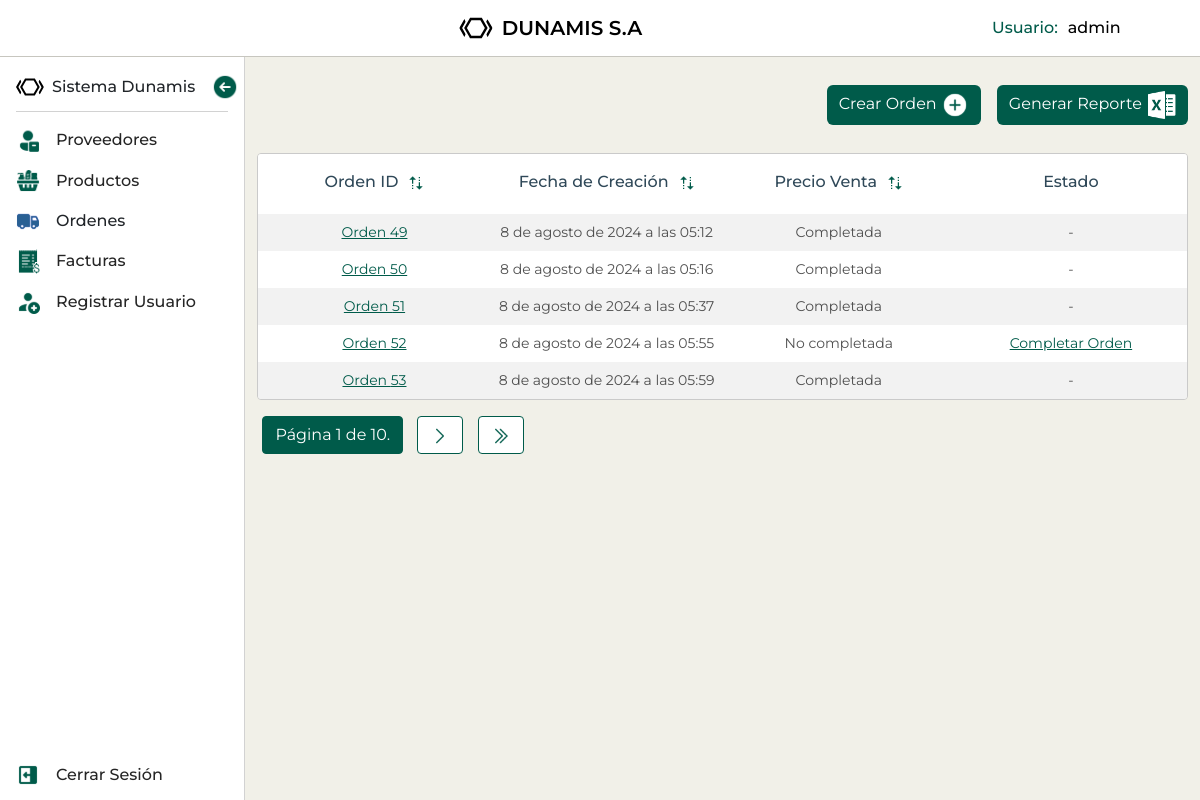
Before: /ordenes/lista/ (signed in) with the older database file.
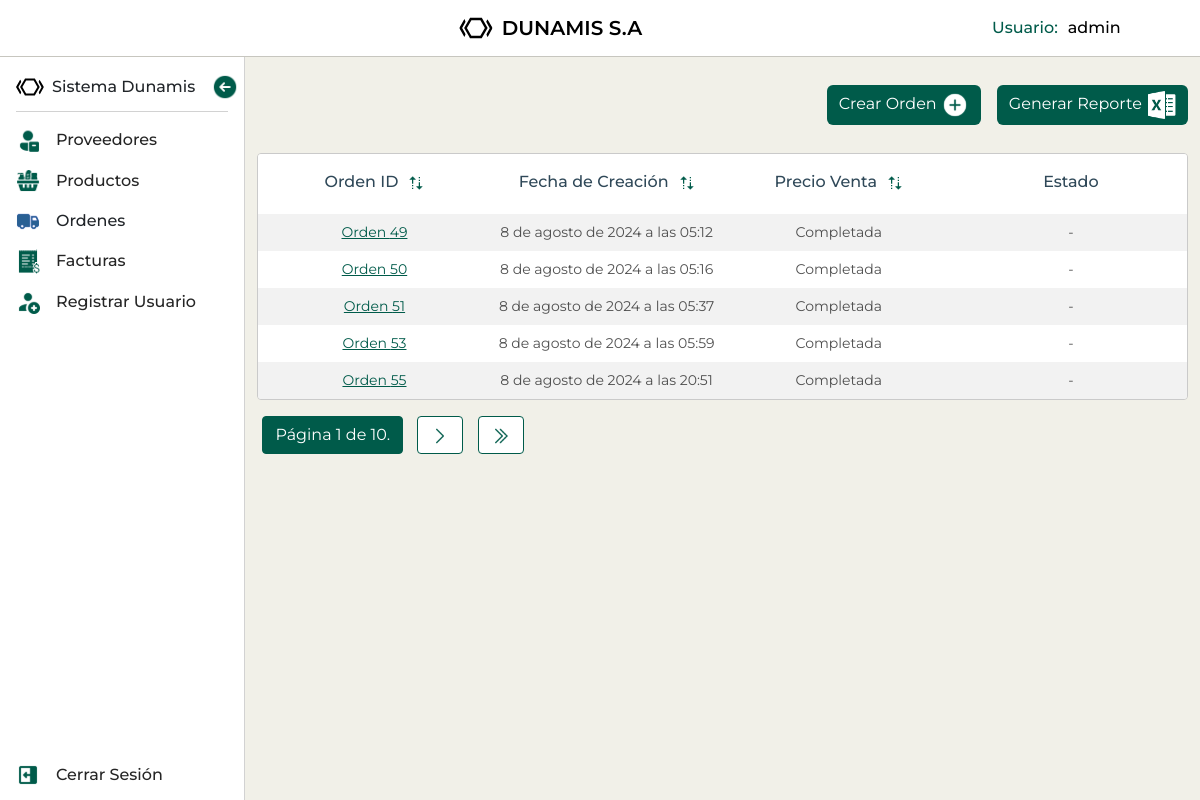
After: the same page with the newer database file.
### mod_ventas/sub_mod_ordenes/models.py (models this page shows, shortened)
class Orden(models.Model):
    usuario = models.ForeignKey(User, on_delete=models.CASCADE)
    fecha_creacion = models.DateTimeField(auto_now_add=True)
    completada = models.BooleanField(default=False)
    direccion_envio = models.CharField(max_length=255)
    nombre_cliente = models.CharField(max_length=255, default='')
    numero_telefono_cliente = models.IntegerField(default=0)
    factura = models.OneToOneField(Factura, on_delete=models.SET_NULL, null=True, blank=True)
    tiempo_despacho_esperado = models.DateTimeField(default=timezone.now)
    tiempo_despacho_real = models.DateTimeField(null=True, blank=True)

### mod_ventas/sub_mod_ordenes/views.py (the view)
# urls.py: path('lista/', OrdenListView.as_view(), name='lista_ordenes'),
class OrdenListView(LoginRequiredMixin, ListView):
    model = Orden
    template_name = 'sub_mod_ordenes/ordenes_list.html'
    context_object_name = 'ordenes'
    paginate_by = 5
    def get_queryset(self):
        return Orden.objects.filter(usuario=self.request.user).order_by('-fecha_creacion')

### mod_ventas/sub_mod_ordenes/templates/sub_mod_ordenes/ordenes_list.html (shortened to what this page needs)
{% extends "base.html" %}
{% load static %}
{% block content %}
    <section class="list-container">
      <div class="buttons-container">
        <a  class="btn d-inline" href="{% url 'crear_orden' %}">
          Crear Orden
          <img class="btn-icon" src="{% static 'icons/Add.svg' %}" alt="icono de añadir">
        </a>
        <a  class="btn d-inline" href="{% url 'orden_report' %}">
          Generar Reporte
          <img class="btn-icon btn-report-icon" src="{% static 'icons/excel.png' %}" alt="icono de pdf">
        </a>
      </div>
      <section class="bottom-section d-flex justify-content-center">
        <div class="table-responsive order-table">
          <table id="ordenesTable" class="table table-striped provider-table">
            <thead>
              <tr class="table-header">
                <th scope="col">Orden ID<img src="{% static 'icons/sort-icon.png' %}" alt="sort"></th>
                <th scope="col">Fecha de Creación<img src="{% static 'icons/sort-icon.png' %}" alt="sort"></th>
                <th scope="col">Precio Venta<img src="{% static 'icons/sort-icon.png' %}" alt="sort"></th>
                <th scope="col">Estado</th>
              </tr>
            </thead>
            <tbody>
              {% for orden in ordenes %}
              <tr>
              <td>
                <p><a href="{% url 'detalle_orden' orden.id %}">Orden {{ orden.id }}</a></p>
              </td>
              <td>
                <p>{{ orden.fecha_creacion }}</p>
              </td>
            {% if orden.completada %}
              <td>
                <p>Completada</p>
              </td>
              <td>
                <p>-</p>
              </td>
            {% else %}
              <td>
                <p>No completada</p>
              </td>
              <td>
                <p><a href="{% url 'completar_orden' orden.id %}">Completar Orden</a></p>
              </td>
            {% endif %}
            </tr>
          {% endfor %}
          </tbody>
          </table>
          <div class="pagination">
          <span class="step-links">
          <span class="current">
            Página {{ page_obj.number }} de {{ page_obj.paginator.num_pages }}.
          </span>
          {% if page_obj.has_next %}
            <a class="prev" href="?page={{ page_obj.next_page_number }}">
              <img src="{% static 'icons/rigth-arrow.png' %}" alt="right-arrow">
            </a>
            <a class="last" href="?page={{ page_obj.paginator.num_pages }}">
              <img src="{% static 'icons/double-right-arrow.png' %}" alt="right-arrow">
            </a>
          {% endif %}
        </span>
        </div>
      </div>
      </section>
    </section>
{% endblock %}

Changed rows visible on the page:
removed Orden: id "52", fecha_creacion "8 de agosto de 2024 a las 05:55", completada "No completada"
added Orden: id "55", fecha_creacion "8 de agosto de 2024 a las 20:51", completada "Completada"
